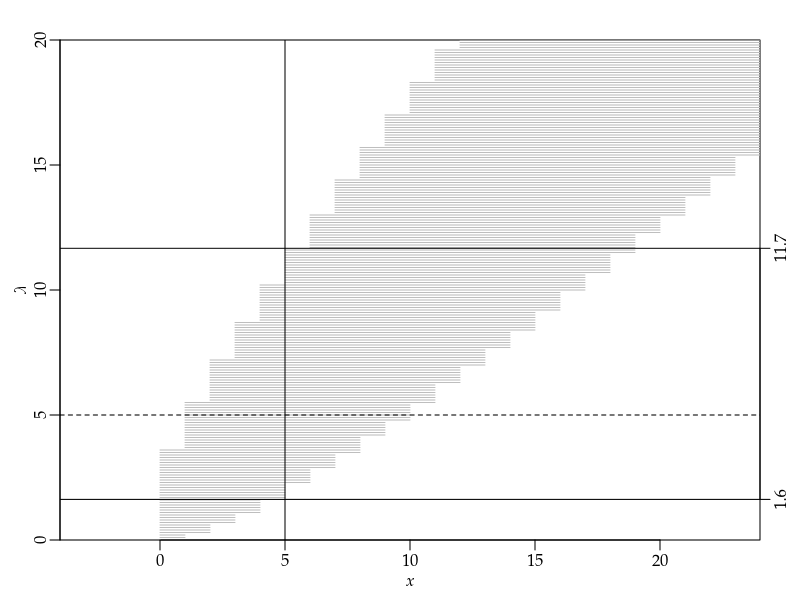

Write R code to recreate this figure.
args = commandArgs()
basename = sub(".R$", "", sub("^--file=(.*/)?", "", args[grep("^--file=", args)]))
if (length(basename) != 0)
    quartz(type="pdf", file=paste0(basename, ".pdf"), width=5, height=5)
par(family="Palatino")
par(mgp=c(1.5,0.5,0)) # title and axis margins. default: c(3,1,0)
par(mar=c(3,3,2,2)) # bottom, left, top, right margins. default: c(5,4,4,2)+0.1
plot(NULL, xlim=c(0,20), ylim=c(0,20),
     xlab=expression(italic(x)), ylab=expression(italic(λ)), xaxs="i", yaxs="i", asp=1)
for (lambda in seq(0,20,0.1)) {
    x = qpois(c(0.025,0.975), lambda)
    segments(x[1], lambda, x[2], lambda, col="gray")
}
abline(v=5)
abline(h=1.623486)
abline(h=11.668332)
abline(h=5, lty=2)
axis(4, c(1.623486,11.668332), labels=c(1.6,11.7))
dev.off()
